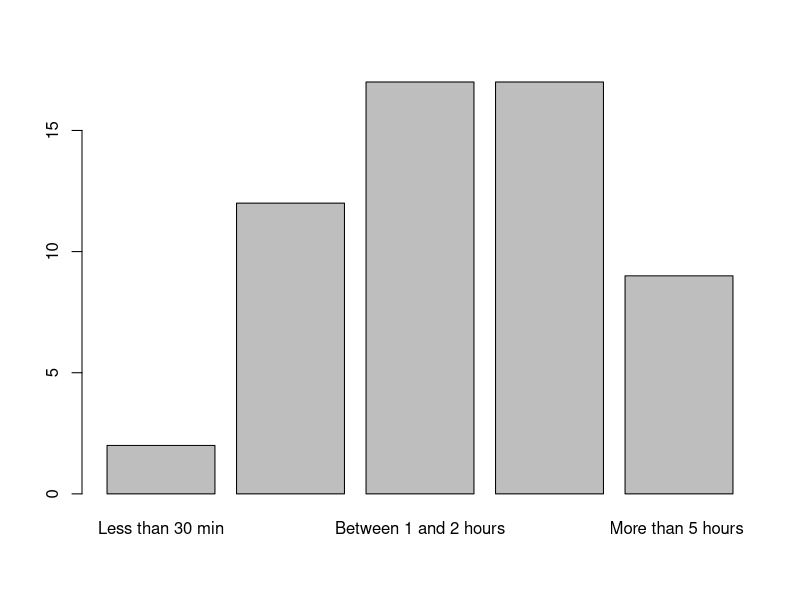
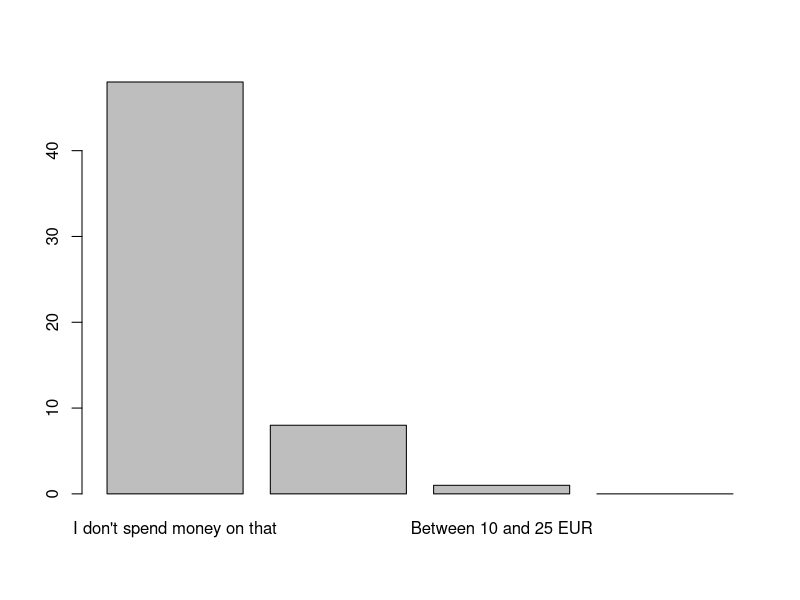
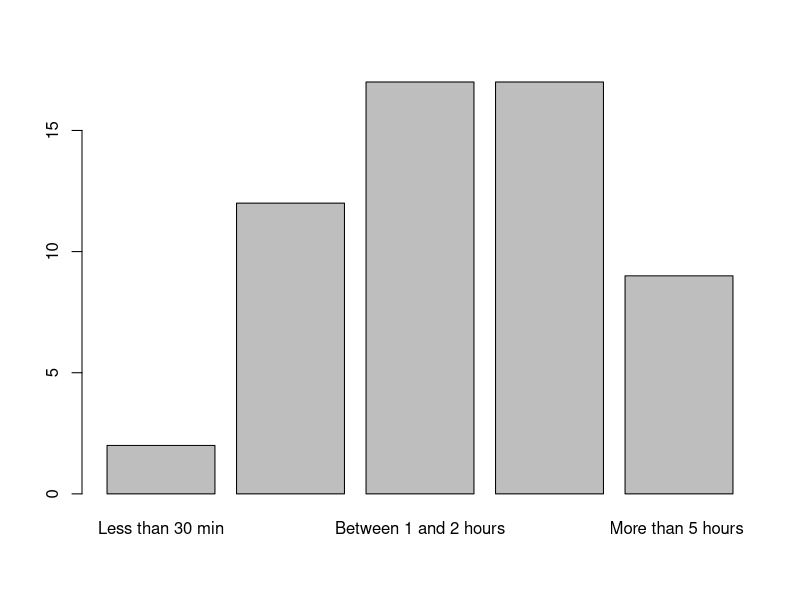
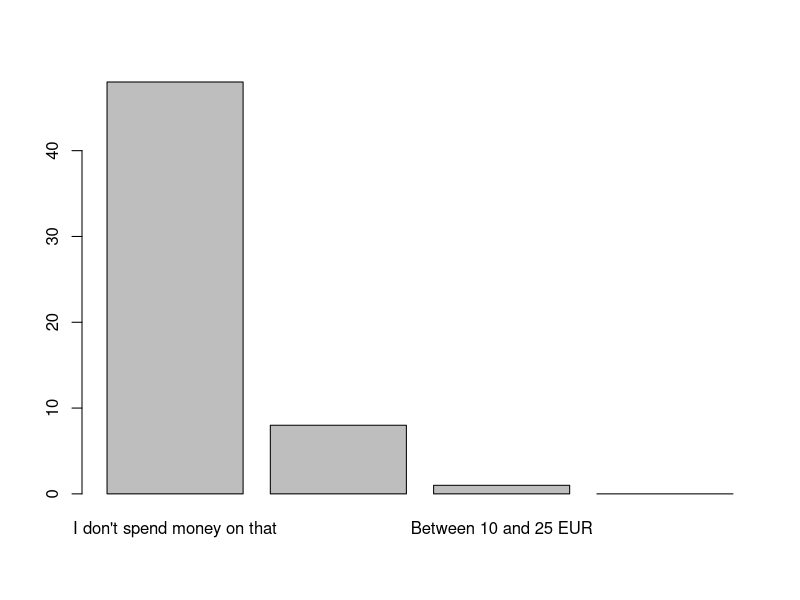

R code for these plots, in order: (Note: this script raises an error after producing the figures.)
# Description: Graphs for the use of mobile phone section
#
# Comments: set your working directory to 
# Author: Diego Pajarito 

table_answers = read.csv('data/Questionnaire_Answers.csv')

# use of mobile phone
time_mobile_values <- c(1,2,3,4,5)
tmobile_labels <- c("Less than 30 min","Between 30 min and 1 hour","Between 1 and 2 hours","Between 2 and 5 hours","More than 5 hours ")
tmobile_factors <- factor(time_mobile_values)
answers_tmobile = factor(table_answers$gaming_mobile_time, tmobile_factors, labels = tmobile_labels)
barplot(table(answers_tmobile))

pdf("graphs/time_mobile.pdf")
barplot(table(answers_tmobile))
dev.off()


# money on mobile applications
apps_money_values <- c(1,2,3,4)
apps_money_labels <- c("I don't spend money on that","Less than 10 EUR","Between 10 and 25 EUR","More than 25 EUR")
apps_money_factors <- factor(apps_money_values)
answers_apps_money = factor(table_answers$gaming_money_apps, apps_money_factors, labels = apps_money_labels)
barplot(table(answers_apps_money))

pdf("graphs/money_apps.pdf")
barplot(table(answers_apps_money))
dev.off()


# mobile app categories
apps_labels <- c("Basic Utility","Messaging and Social Networks","Lifestyle and Fitness","Games and Entertainment","Productivity","News and Information")
answers_apps <- table_answers[,29:34]
apps_total <- data.frame( cat=apps_labels, count=colSums(answers_apps, na.rm=TRUE) )
ggplot(apps_total, aes(cat, count)) + geom_col()

pdf("graphs/apps_cathegory.pdf")
ggplot(apps_total, aes(cat, count)) + geom_col()
dev.off()

# games on mobile phone
time_games_values <- c(1,2,3,4,5)
tgames_labels <- c("Less than 30 min","Between 30 min and 1 hour","Between 1 and 2 hours","Between 2 and 5 hours","More than 5 hours ")
tgames_factors <- factor(time_games_values)
answers_tgames = factor(table_answers$gaming_play_time, tgames_factors, labels = tgames_labels)
barplot(table(answers_tgames))

pdf("graphs/time_games.pdf")
barplot(table(answers_tgames))
dev.off()


# money on mobile games
games_money_values <- c(1,2,3,4)
games_money_labels <- c("I don't spend money on that","Less than 10 EUR","Between 10 and 25 EUR","More than 25 EUR")
games_money_factors <- factor(games_money_values)
answers_games_money = factor(table_answers$gaming_money_games, games_money_factors, labels = games_money_labels)
barplot(table(answers_games_money))

pdf("graphs/money_games.pdf")
barplot(table(answers_games_money))
dev.off()


# mobile games categories
games_labels <- c("Simulation","Action","Puzzle","Stealth Shooter","Combat","First Person Shooting","Sports","Role-Playing","Educational","None")
answers_games <- table_answers[,37:46]
games_total <- data.frame( cat=games_labels, count=colSums(answers_games, na.rm=TRUE) )
ggplot(games_total, aes(cat, count)) + geom_col()

pdf("graphs/games_cathegory.pdf")
ggplot(games_total, aes(cat, count)) + geom_col()
dev.off()


# mobile games categories
app_cycling_labels <- c("Google Fit","Endomondo","Bike Citizens","Fitbit","Strava","Runtastic","Human","Wikiloc","None")
answers_app_cycling <- table_answers[,49:57]
app_cycling_total <- data.frame( cat=app_cycling_labels, count=colSums(answers_app_cycling, na.rm=TRUE) )
ggplot(app_cycling_total, aes(cat, count)) + geom_col()

pdf("graphs/app_cycling.pdf")
ggplot(app_cycling_total, aes(cat, count)) + geom_col()
dev.off()



# social app categories
app_social_labels <- c("Foursquare","Trip Advisor","Find my friends","Tinder","Swarm","Snapchat map","Waze","None")
answers_app_social <- table_answers[,59:66]
app_social_total <- data.frame( cat=app_social_labels, count=colSums(answers_app_social, na.rm=TRUE) )
ggplot(app_social_total, aes(cat, count)) + geom_col()

pdf("graphs/app_social.pdf")
ggplot(app_social_total, aes(cat, count)) + geom_col()
dev.off()


# social app categories
wearable_labels <- c("Fitness band","VR headset","Smart glasses","Smart watch","Smart headphones","none")
answers_wearable <- table_answers[,68:73]
wearable_total <- data.frame( cat=wearable_labels, count=colSums(answers_wearable, na.rm=TRUE) )
ggplot(wearable_total, aes(cat, count)) + geom_col()

pdf("graphs/app_wearable.pdf")
ggplot(wearable_total, aes(cat, count)) + geom_col()
dev.off()
